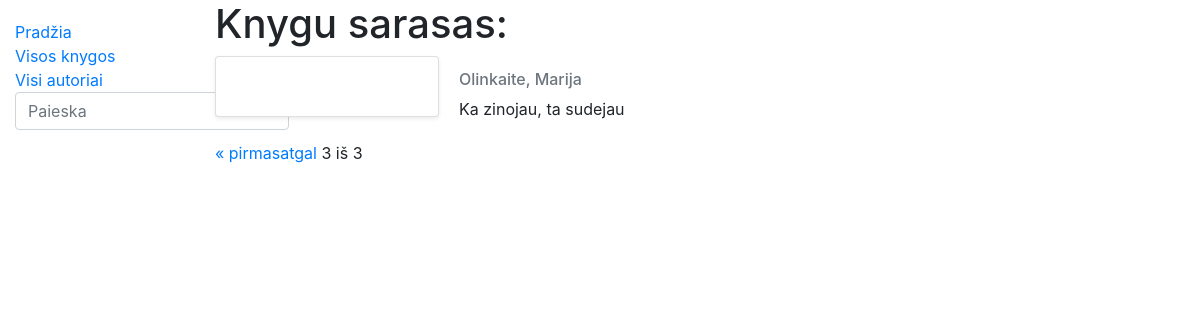
The page /library/books/?page=3 on the database as committed earlier.
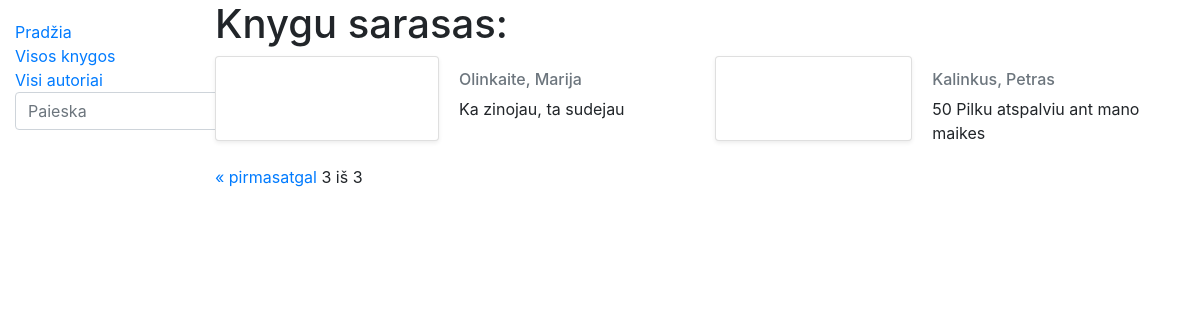
The same page on the database as committed later.
### library/models.py (models this page shows, shortened)
class Book(models.Model):
    title = models.CharField('Pavadinimas', max_length=200)
    author = models.ForeignKey('Author', on_delete=models.SET_NULL, null=True, related_name='books')
    summary = models.TextField('Aprasymas', max_length=1000, help_text='Trumpas knygos aprasymas')
    isbn = models.CharField('ISBN', max_length=13)
    genre = models.ManyToManyField(Genre, help_text='Isrinkite zanra knygai')
    cover = models.ImageField('Virselis', upload_to='covers', null=True)
    def display_genre(self):
        return '; '.join([genre.name for genre in self.genre.all()])
    display_genre.short_description = 'Zanras'
    class Meta:
        verbose_name = "Knyga"
        verbose_name_plural = "Knygos"

class Author(models.Model):
    first_name = models.CharField('Vardas', max_length=100)
    last_name = models.CharField('Pavarde', max_length=100)
    description = models.TextField('Aprasymas', max_length=2000, default='Biografija')
    def display_books(self):
        return ', '.join([book.title for book in self.books.all()[:3]])
    display_books.short_description = "Knygos"
    class Meta:
        ordering = ['last_name', 'first_name']
        verbose_name = "Autorius"
        verbose_name_plural = "Autoriai"
    def __str__(self):
        return f'{self.last_name}, {self.first_name}'

### library/views.py (the view)
# urls.py: path('books/', views.BookListView.as_view(), name='books'),
class BookListView(generic.ListView):  # paveldejimas is generic.ListView klases
    model = Book  # book_list perduodamas i sablona, kuri Django suformuoja automatiskai
    paginate_by = 2
    template_name = 'book_list.html'

### library/templates/book_list.html (shortened to what this page needs)
{% extends "base.html" %}
{% block content %}
{% load static%}
<h1>Knygu sarasas: </h1>
{%  if book_list %}
<div class="row">
    {%  for book_obj in book_list %}
    <div class="col -md4 d-flex align-items-stretch">
        <div class="card mb-4 shadow-sm", style="width: 14rem;">
        </div>
        <div class="card-body">
            <h6 class="card-subtitle mb-2 text-muted">{{book_obj.author}}</h6>
            <p class="card-text">{{book_obj.title}}</p>
        </div>
    </div>
    {% endfor %}
</div>
{% else %}
<p>Bibliotekoje knygu nera</p>
{% endif %}
<div class="pagination"><span class="step-links">
        {% if page_obj.has_previous %}
            <a href="?page=1">&laquo; pirmas</a><a href="?page={{ page_obj.previous_page_number }}">atgal</a>
        {% endif %}
        <span class="current">
            {{ page_obj.number }} iš {{ page_obj.paginator.num_pages }}</span>
    </span></div>
{% endblock %}

### library/templates/base.html (shortened to what this page needs)
<!DOCTYPE html>
<html lang="en">
<head>
    <link rel="stylesheet" href="https://stackpath.bootstrapcdn.com/bootstrap/4.1.3/css/bootstrap.min.css"
>
    {% load static %}
    <link rel="stylesheet" href="{% static 'css/styles.css' %}">
</head>
<body>
<div class="container-fluid">
    <div class="row">
        <div class="col-sm-2">
            {% block sidebar %}
            <ul class="sidebar-nav">
                <li><a href="{% url 'index' %}">Pradžia</a></li>
                <li><a href="{% url 'books' %}">Visos knygos</a></li>
                <li><a href="{% url 'authors' %}">Visi autoriai</a></li>
                <li>
                    <form action="{% url 'search' %}" method="get" class="form-inline">
                        <input name="query" class="form-control" type="text" placeholder="Paieska">
                    </form>
                </li>
            </ul>
            {% endblock %}
        </div>
        <div class="col-sm-10 ">{% block content %}{% endblock %}</div>
    </div>
</div>
</body>
</html>

### library/static/css/styles.css (style rules this page uses)
.sidebar-nav { margin-top: 20px; padding: 0; list-style: none }

Rows that differ between the two databases and show on the page:
added Book: author "Kalinkus, Petras", title "50 Pilku atspalviu ant mano maikes"
